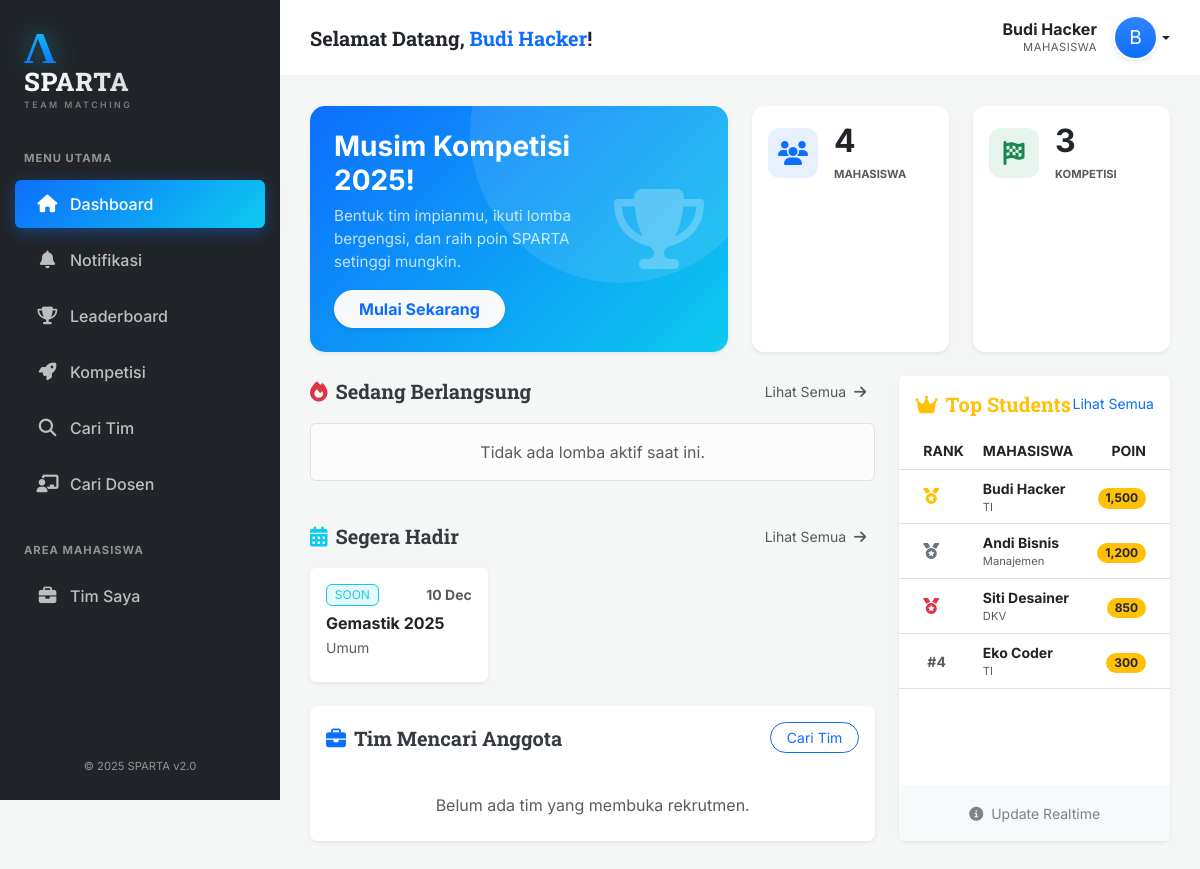
The page / (signed in) on the database as committed earlier.
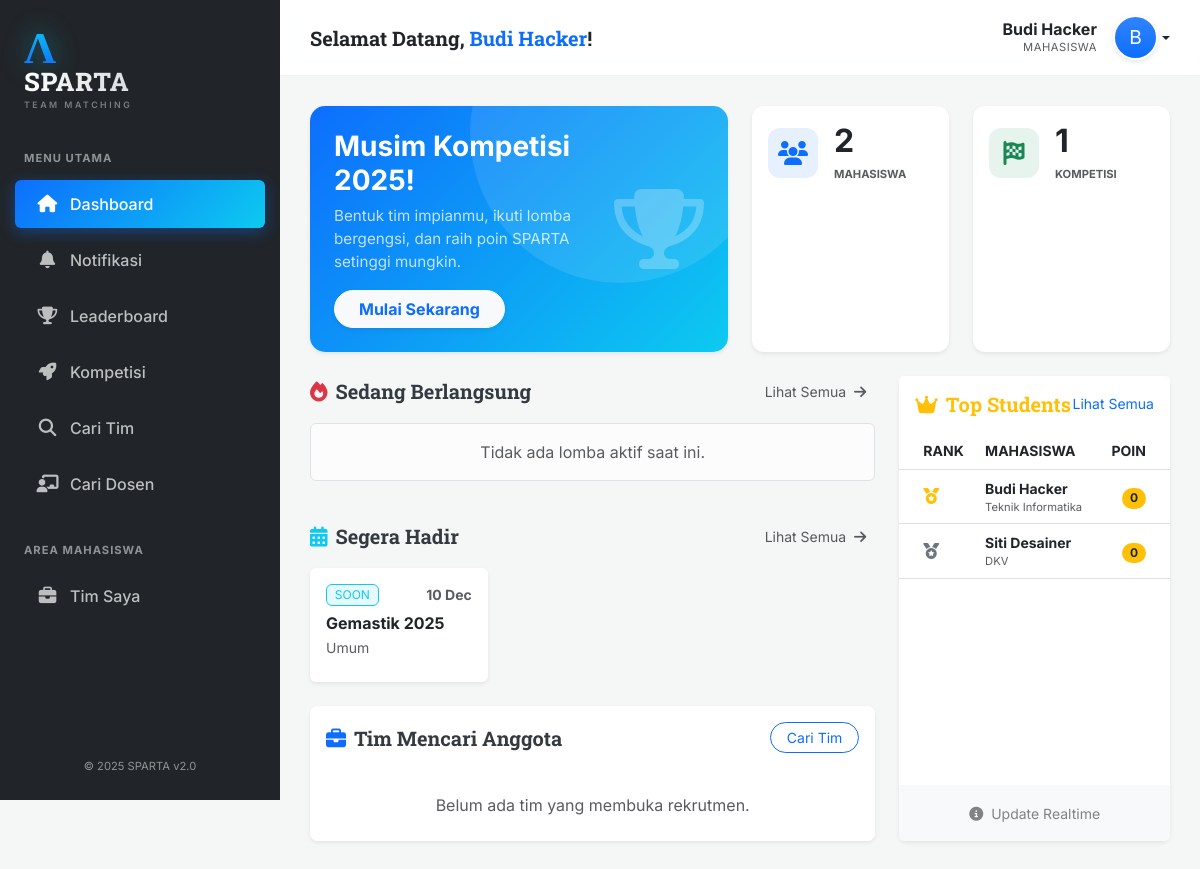
The same page on the database as committed later.
### tables this page shows
CREATE TABLE Lomba (
    ID_Lomba INT AUTO_INCREMENT PRIMARY KEY,
    Nama_Lomba VARCHAR(200) NOT NULL,
    Deskripsi TEXT,
    Lokasi VARCHAR(100),
    Link_Web VARCHAR(255),
    Tanggal_Mulai DATE,
    Tanggal_Selesai DATE,
    ID_Kategori INT,
    ID_Jenis_Penyelenggara INT,
    ID_Tingkatan INT,
    FOREIGN KEY (ID_Kategori) REFERENCES Kategori_Lomba(ID_Kategori),
    FOREIGN KEY (ID_Jenis_Penyelenggara) REFERENCES Jenis_Penyelenggara(ID_Jenis),
    FOREIGN KEY (ID_Tingkatan) REFERENCES Tingkatan_Lomba(ID_Tingkatan)
);

CREATE TABLE Mahasiswa (
    ID_Mahasiswa INT AUTO_INCREMENT PRIMARY KEY,
    NIM VARCHAR(20) UNIQUE DEFAULT NULL,
    Nama_Mahasiswa VARCHAR(150) NOT NULL,
    Email VARCHAR(100) UNIQUE NOT NULL,
    Password_Hash VARCHAR(255) NOT NULL,
    Tempat_Lahir VARCHAR(50),
    Tanggal_Lahir DATE,
    Bio TEXT,
    No_HP VARCHAR(20) DEFAULT NULL,
    LinkedIn VARCHAR(255) DEFAULT NULL,
    Total_Poin FLOAT DEFAULT 0,
    ID_Prodi INT DEFAULT NULL,
    Foto_Profil VARCHAR(255) DEFAULT NULL,
    Is_Verified TINYINT(1) DEFAULT 0,
    Verification_Token VARCHAR(255) DEFAULT NULL,
    FOREIGN KEY (ID_Prodi) REFERENCES Prodi(ID_Prodi) ON DELETE SET NULL
);

CREATE TABLE Prodi (
    ID_Prodi INT AUTO_INCREMENT PRIMARY KEY,
    Nama_Prodi VARCHAR(100) NOT NULL,
    ID_Fakultas INT,
    FOREIGN KEY (ID_Fakultas) REFERENCES Fakultas(ID_Fakultas) ON DELETE SET NULL
);

### src/pages/dashboard.php (the view, shortened to what the changed rows need)
<?php
$sqlActive = "SELECT l.*,
                     GROUP_CONCAT(k.Nama_Kategori SEPARATOR ', ') as Kategori_List,
                     t.Nama_Tingkatan
              FROM Lomba l
              LEFT JOIN Lomba_Kategori lk ON l.ID_Lomba = lk.ID_Lomba
              LEFT JOIN Kategori_Lomba k ON lk.ID_Kategori = k.ID_Kategori
              JOIN Tingkatan_Lomba t ON l.ID_Tingkatan = t.ID_Tingkatan
              WHERE CURDATE() BETWEEN l.Tanggal_Mulai AND l.Tanggal_Selesai
              GROUP BY l.ID_Lomba
              LIMIT 3";
$activeLombas = $pdo->query($sqlActive)->fetchAll();
$sqlUpcoming = "SELECT l.*,
                       GROUP_CONCAT(k.Nama_Kategori SEPARATOR ', ') as Kategori_List,
                       t.Nama_Tingkatan
                FROM Lomba l
                LEFT JOIN Lomba_Kategori lk ON l.ID_Lomba = lk.ID_Lomba
                LEFT JOIN Kategori_Lomba k ON lk.ID_Kategori = k.ID_Kategori
                JOIN Tingkatan_Lomba t ON l.ID_Tingkatan = t.ID_Tingkatan
                WHERE l.Tanggal_Mulai > CURDATE()
                GROUP BY l.ID_Lomba
                ORDER BY l.Tanggal_Mulai ASC
                LIMIT 3";
$upcomingLombas = $pdo->query($sqlUpcoming)->fetchAll();
$sqlTeams = "SELECT t.*, l.Nama_Lomba, m.Nama_Mahasiswa
             FROM Tim t
             JOIN Lomba l ON t.ID_Lomba = l.ID_Lomba
             JOIN Mahasiswa m ON t.ID_Mahasiswa_Ketua = m.ID_Mahasiswa
             WHERE t.Status_Pencarian = 'Terbuka'
             LIMIT 3";
$openTeams = $pdo->query($sqlTeams)->fetchAll();
$sqlRank = "SELECT m.*, p.Nama_Prodi
            FROM Mahasiswa m
            LEFT JOIN Prodi p ON m.ID_Prodi = p.ID_Prodi
            ORDER BY m.Total_Poin DESC LIMIT 5";
$topRanks = $pdo->query($sqlRank)->fetchAll();
$totalMhs = $pdo->query("SELECT COUNT(*) FROM Mahasiswa")->fetchColumn();
$totalLomba = $pdo->query("SELECT COUNT(*) FROM Lomba")->fetchColumn();
?>
<div class="row g-4 mb-4">
    <div class="col-lg-6">
        <div class="card welcome-banner h-100 border-0 shadow-sm p-4 d-flex flex-row align-items-center justify-content-between">
            <div style="z-index: 2;">
                <h3 class="fw-bold mb-2">Musim Kompetisi 2025!</h3>
                <p class="mb-3 opacity-75" style="font-size: 0.95rem;">Bentuk tim impianmu, ikuti lomba bergengsi, dan raih poin SPARTA setinggi mungkin.</p>
                <a href="?page=lomba" class="btn btn-light text-primary fw-bold rounded-pill px-4 shadow-sm">Mulai Sekarang</a>
            </div>
            <div style="z-index: 1;" class="d-none d-sm-block">
                <i class="fas fa-trophy fa-5x text-white opacity-25"></i>
            </div>
        </div>
    </div>
    <div class="col-lg-3 col-6">
        <div class="card stat-card h-100 shadow-sm p-3">
            <div class="d-flex align-items-center">
                <div class="icon-box bg-primary bg-opacity-10 text-primary me-3">
                    <i class="fas fa-users"></i>
                </div>
                <div>
                    <h2 class="mb-0 fw-bold text-dark"><?= number_format($totalMhs) ?></h2>
                    <small class="text-muted text-uppercase fw-bold" style="font-size: 0.7rem;">Mahasiswa</small>
                </div>
            </div>
        </div>
    </div>
    <div class="col-lg-3 col-6">
        <div class="card stat-card h-100 shadow-sm p-3">
            <div class="d-flex align-items-center">
                <div class="icon-box bg-success bg-opacity-10 text-success me-3">
                    <i class="fas fa-flag-checkered"></i>
                </div>
                <div>
                    <h2 class="mb-0 fw-bold text-dark"><?= number_format($totalLomba) ?></h2>
                    <small class="text-muted text-uppercase fw-bold" style="font-size: 0.7rem;">Kompetisi</small>
                </div>
            </div>
        </div>
    </div>
</div>
<div class="row g-4">
    <div class="col-lg-8">
        <div class="d-flex justify-content-between align-items-center mb-3">
            <h5 class="section-title mb-0"><i class="fas fa-fire text-danger me-2"></i>Sedang Berlangsung</h5>
            <a href="?page=lomba&tab=active" class="btn btn-sm btn-link text-decoration-none text-muted">Lihat Semua <i class="fas fa-arrow-right ms-1"></i></a>
        </div>
        <div class="row g-3 mb-4">
            <?php if(empty($activeLombas)): ?>
                <div class="col-12"><div class="alert alert-light border text-muted text-center py-3">Tidak ada lomba aktif saat ini.</div></div>
            <?php endif; ?>
        </div>
        <div class="d-flex justify-content-between align-items-center mb-3">
            <h5 class="section-title mb-0"><i class="fas fa-calendar-alt text-info me-2"></i>Segera Hadir</h5>
            <a href="?page=lomba&tab=upcoming" class="btn btn-sm btn-link text-decoration-none text-muted">Lihat Semua <i class="fas fa-arrow-right ms-1"></i></a>
        </div>
        <div class="row g-3 mb-4">
            <?php foreach($upcomingLombas as $l): ?>
            <div class="col-md-4">
                <div class="card h-100 shadow-sm border-0 lomba-card border-lomba-upcoming">
                    <div class="card-body p-3">
                        <div class="d-flex justify-content-between mb-2">
                            <span class="badge bg-info bg-opacity-10 text-info border border-info fw-normal">SOON</span>
                            <small class="text-muted fw-bold"><?= date('d M', strtotime($l['Tanggal_Mulai'])) ?></small>
                        </div>
                        <h6 class="fw-bold text-dark mb-1 text-truncate" title="<?= htmlspecialchars($l['Nama_Lomba']) ?>">
                            <a href="?page=lomba_detail&id=<?= $l['ID_Lomba'] ?>" class="text-decoration-none text-dark stretched-link">
                                <?= htmlspecialchars($l['Nama_Lomba']) ?>
                            </a>
                        </h6>
                        <small class="text-muted d-block mb-2 text-truncate" title="<?= htmlspecialchars($l['Kategori_List']) ?>">
                            <?= htmlspecialchars(!empty($l['Kategori_List']) ? $l['Kategori_List'] : 'Umum') ?>
                        </small>
                    </div>
                </div>
            </div>
            <?php endforeach; ?>
        </div>
        <div class="card shadow-sm border-0 rounded-3 overflow-hidden">
            <div class="card-header bg-white py-3 border-bottom-0">
                <div class="d-flex justify-content-between align-items-center">
                    <h5 class="section-title mb-0"><i class="fas fa-briefcase text-primary me-2"></i>Tim Mencari Anggota</h5>
                    <a href="?page=tim" class="btn btn-sm btn-outline-primary rounded-pill px-3">Cari Tim</a>
                </div>
            </div>
            <div class="list-group list-group-flush">
                <?php if(empty($openTeams)): ?>
                    <div class="list-group-item text-center text-muted py-4">Belum ada tim yang membuka rekrutmen.</div>
                <?php endif; ?>
            </div>
        </div>
    </div>
    <div class="col-lg-4">
        <div class="card shadow-sm border-0 rounded-3 h-100">
            <div class="card-header bg-white py-3 border-bottom-0">
                <div class="d-flex justify-content-between align-items-center">
                    <h5 class="section-title mb-0 text-warning"><i class="fas fa-crown me-2"></i>Top Students</h5>
                    <a href="?page=ranking" class="small text-decoration-none">Lihat Semua</a>
                </div>
            </div>
            <div class="card-body p-0">
                <table class="table table-hover align-middle mb-0">
                    <thead class="bg-light text-muted small text-uppercase">
                        <tr>
                            <th class="ps-4">Rank</th>
                            <th>Mahasiswa</th>
                            <th class="text-end pe-4">Poin</th>
                        </tr>
                    </thead>
                    <tbody>
                        <?php $rank=1; foreach($topRanks as $m): ?>
                        <tr style="cursor: pointer;" onclick="window.location='?page=profile&id=<?= $m['ID_Mahasiswa'] ?>'">
                            <td class="ps-4">
                                <?php if($rank==1): ?><i class="fas fa-medal text-warning"></i>
                                <?php elseif($rank==2): ?><i class="fas fa-medal text-secondary"></i>
                                <?php elseif($rank==3): ?><i class="fas fa-medal text-danger"></i>
                                <?php else: ?><span class="fw-bold text-muted ms-1 small">#<?= $rank ?></span>
                                <?php endif; ?>
                            </td>
                            <td>
                                <div class="fw-bold text-dark small"><?= htmlspecialchars($m['Nama_Mahasiswa']) ?></div>
                                <div class="text-muted" style="font-size: 0.7rem;"><?= $m['Nama_Prodi'] ?></div>
                            </td>
                            <td class="text-end pe-4">
                                <span class="badge bg-warning text-dark rounded-pill"><?= number_format($m['Total_Poin']) ?></span>
                            </td>
                        </tr>
                        <?php $rank++; endforeach; ?>
                    </tbody>
                </table>
            </div>
            <div class="card-footer bg-light text-center border-0 py-3">
                <small class="text-muted opacity-75"><i class="fas fa-info-circle me-1"></i> Update Realtime</small>
            </div>
        </div>
    </div>
</div>

Rows that differ between the two databases and show on the page:
removed mahasiswa: Nama_Mahasiswa "Andi Bisnis", ID_Prodi.Nama_Prodi "Manajemen", Total_Poin "1,200"
removed mahasiswa: Nama_Mahasiswa "Eko Coder", ID_Prodi.Nama_Prodi "TI", Total_Poin "300"
changed mahasiswa "Budi Hacker": ID_Prodi.Nama_Prodi "TI" → "Teknik Informatika"; Total_Poin "1,500" → "0"
changed mahasiswa "Siti Desainer": Total_Poin "850" → "0"
Other text that changed with them:
$totalMhs: "4" → "2"
$totalLomba: "3" → "1"
